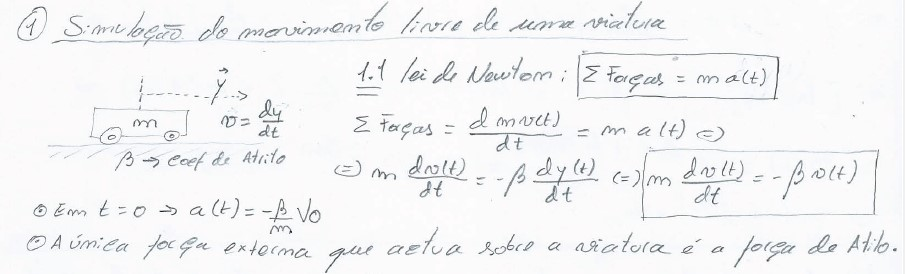
%> input picture LAB1/figures/1.1.jpg, 905 x 274 px
$ octave lab1.m   (GNU Octave 9; MATLAB toolbox functions it lacks are replaced by stand-ins)
%> lines starting %> are read from the running program, lines starting %| are printed output that depends on the picture
%% Trabalho de Laboratório - Simulação Básica em Matlab/Simulink
%
%   Autor:  Diogo Vilar Sardinha
%
%% Questão 1.1 - Modelo para simulação do movimento livre de uma viatura
%
n=1; % inicialização do contador para as figuras
figure(n)
n=n+1;I = imread('./figures/1.1.jpg');
%> further down, I is the input picture: size 274x905x3 uint8; mean R, G, B 244, 244.4, 245.4
imshow(I);
%% Questão 1.2 - Evolução qualitativa da velocidade no tempo
%
figure(n)
n=n+1;
I = imread('./figures/1.2.jpg');
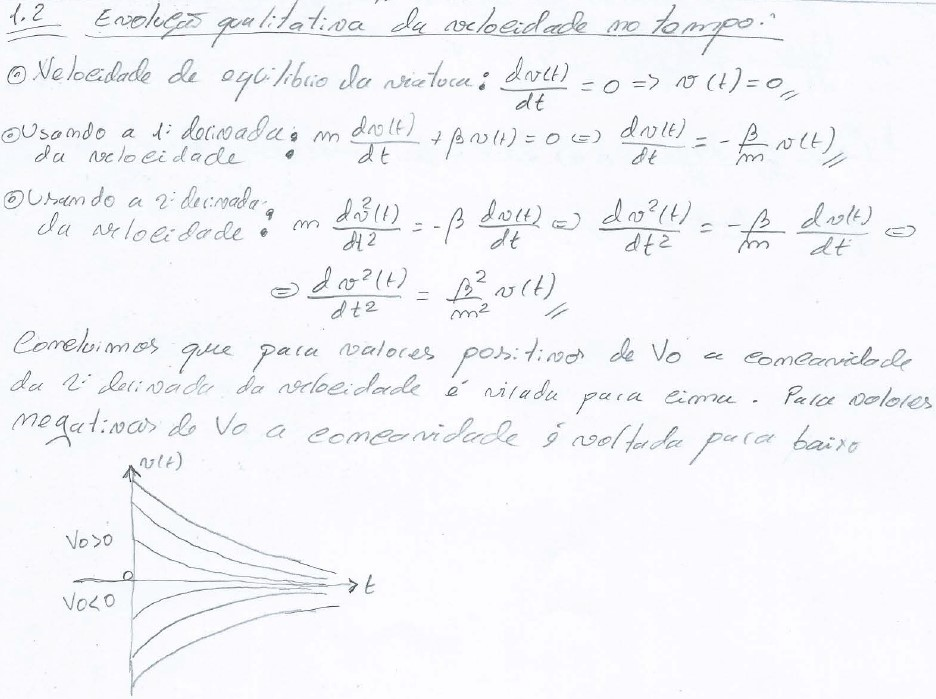
%> input picture LAB1/figures/1.2.jpg, 936 x 699 px
%> I is the input picture: size 699x936x3 uint8; mean R, G, B 245.3, 245.6, 249.6
imshow(I);
%% Questão 1.3 - Equação diferencial
%
figure(n)
n=n+1;
I = imread('./figures/1.3.jpg');
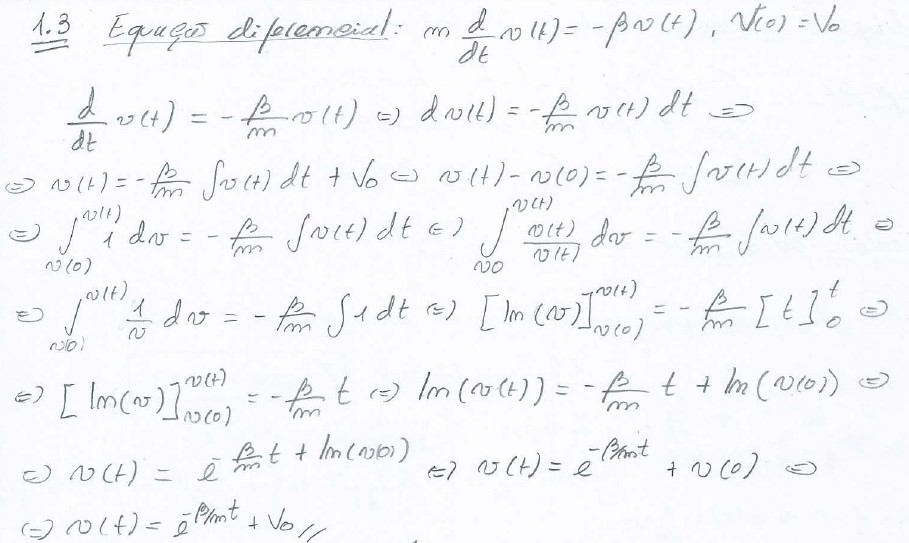
%> input picture LAB1/figures/1.3.jpg, 909 x 543 px
%> I is the input picture: size 543x909x3 uint8; mean R, G, B 246, 246.2, 249.5
imshow(I);
%% Questão 1.4 - Equação diferencial que rege a posição do veículo
%
figure(n)
n=n+1;
I = imread('./figures/1.4.jpg');
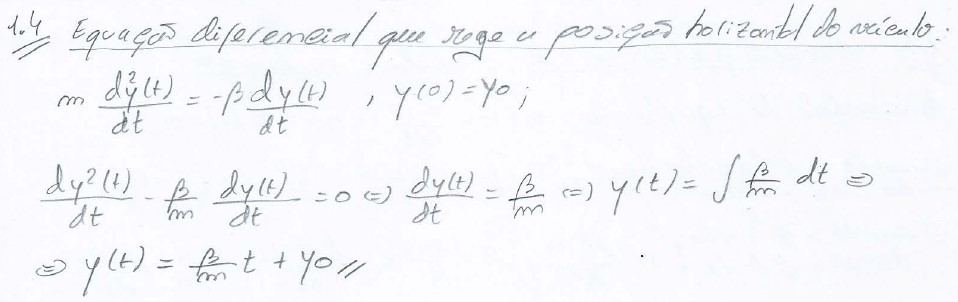
%> input picture LAB1/figures/1.4.jpg, 958 x 302 px
%> I is the input picture: size 302x958x3 uint8; mean R, G, B 245.9, 246.3, 250
imshow(I);
%% Questão 1.5 - Simulação do movimento livre de uma viatura
% A equação diferencial
% $m\frac{dv\left(t\right)}{dt}=-\beta v\left(t\right)$
% mais o cálculo da posição $y\left(t\right)$ são
% representados pelo seguinte diagrama de Blocos no Simulink:
%
open_system('viatura')
%> (this line was passed over: open_system is not available in this run)
%%
% Simulação de um movimento livre de uma viatura
% para diferentes valores de m, beta e V0

y0=5;
v0=0;
beta=5;
m=0;
%%
% Gráficos de posição
figure(n)
n=n+1;
hold all;
for m=[30 60 3]
    for v0=[3 -3]
%> (the run ends here)
